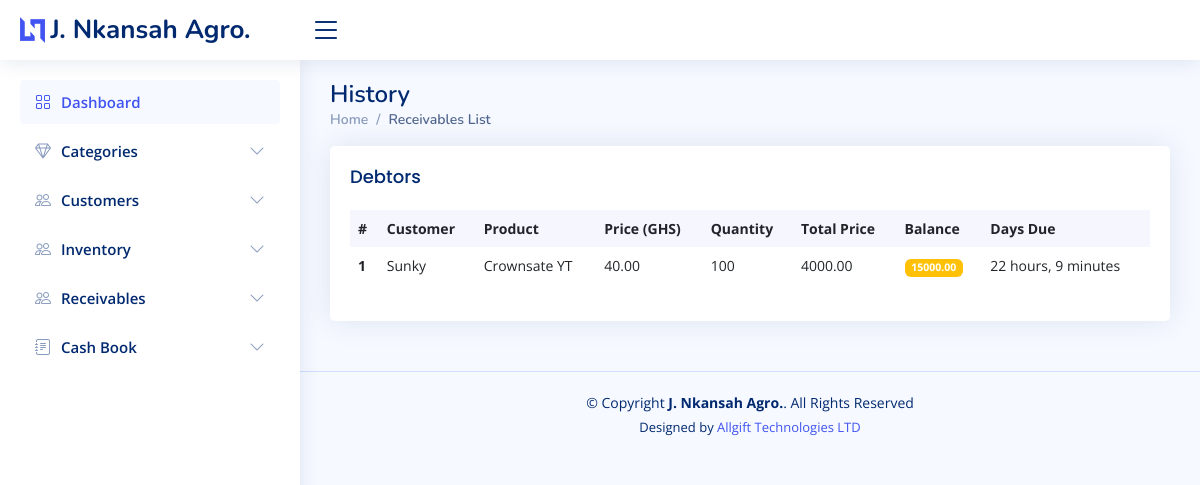
The app's page /inventory/list_receivables/, older data.
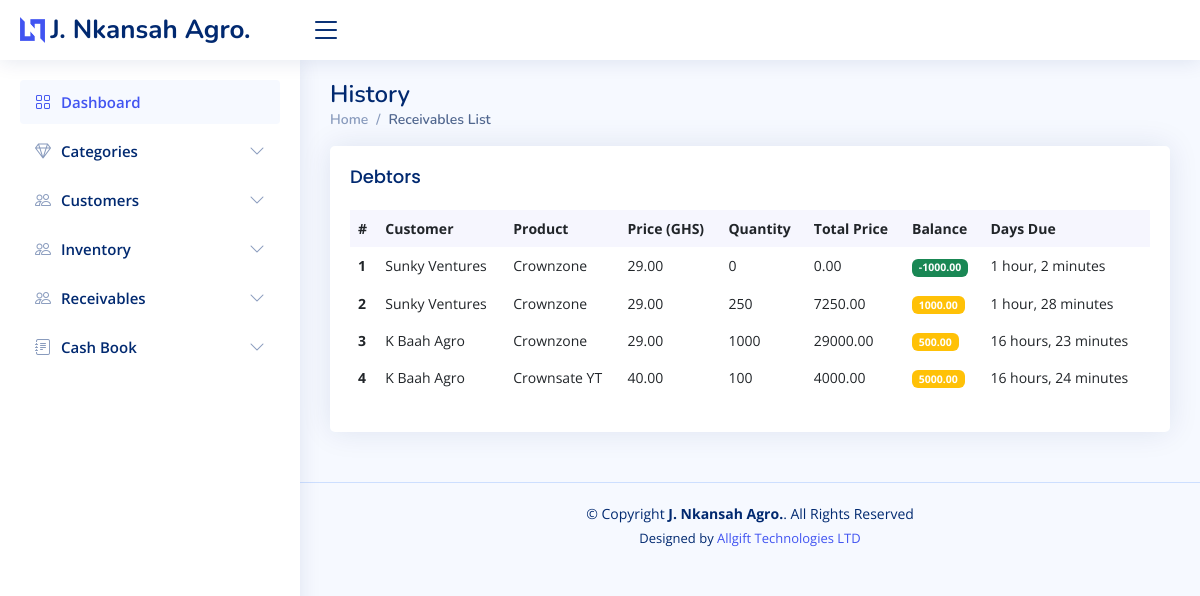
The same page, newer data.
### inventory/models.py (models this page shows, shortened)
class StockHistory(models.Model):
    category = models.ForeignKey(Category, on_delete=models.CASCADE, blank=True)
    item_name = models.CharField(max_length=50, blank=True, null=True)
    image = models.ImageField(default='product.png', upload_to='category_pics')
    receipt_no = models.CharField(max_length=50, blank=True, null=True)
    item_description = models.TextField(blank=True, null=True)
    quantity = models.IntegerField(default='0', blank=True, null=True)
    returned_quantity = models.IntegerField(default='0', blank=True, null=True)
    returned_by = models.ForeignKey(Customers, on_delete=models.DO_NOTHING, blank=True, null=True)
    unit_returned_price = models.DecimalField(max_digits=10, decimal_places=2, blank=True, null=True)
    total_returned_price = models.DecimalField(max_digits=10, decimal_places=2, blank=True, null=True)
    sale_quantity = models.IntegerField(default='0', blank=True, null=True)
    delivery_quantity = models.IntegerField(default='0', blank=True, null=True)
    yet_to_deliver = models.IntegerField(default='0', blank=True, null=True)
    waybill_number = models.CharField(max_length=50, blank=True, null=True)
    sale_by = models.CharField(max_length=50, blank=True, null=True)
    sale_to = models.ForeignKey(Customers, on_delete=models.DO_NOTHING, blank=True, null=True, related_name='history_sale_to')
    unit_sale_price = models.DecimalField(max_digits=10, decimal_places=2, blank=True, null=True)
    total_sale_price = models.DecimalField(max_digits=10, decimal_places=2, blank=True, null=True)
    payment_status = models.CharField(max_length=50, choices=Invoice_Choice, blank=True, null=True)
    balance = models.DecimalField(max_digits=10, decimal_places=2, default=0)
    created_on = models.DateTimeField(auto_now_add=True)
    last_updated = models.DateTimeField(auto_now=True)

class Customers(models.Model):
    name = models.CharField(max_length=50, blank=True, null=True)
    location = models.CharField(max_length=50, blank=True, null=True)
    contact_no = models.CharField(max_length=50, blank=True, null=True)
    category = models.CharField(max_length=50, choices=MARKET_CATEGORY, blank=True, null=True)
    country = models.CharField(max_length=50, blank=True, null=True)
    def __str__(self):
        return self.name

### inventory/views.py (the view)
# urls.py: path('list_receivables/', views.list_receivables, name='list_receivables'),
def list_receivables(request):
    debtors = StockHistory.objects.filter(balance__gt=0).order_by("-last_updated") | \
              StockHistory.objects.filter(balance__lt=0).order_by("-last_updated")
    context = {
        'debtors': debtors,
        'now':  datetime.datetime.now().astimezone()
    }
    return render(request, 'inventory/list_receivables.html', context)

### templates/inventory/list_receivables.html
{% extends 'inventory/base.html' %}
{% load humanize %}
{% load crispy_forms_tags %}
{% block content %}
     <div class="pagetitle">
      <h1>History</h1>
      <nav>
        <ol class="breadcrumb">
          <li class="breadcrumb-item"><a href="{% url 'home' %}">Home</a></li>
          <li class="breadcrumb-item active">Receivables List</li>
        </ol>
      </nav>
    </div>
     <section class="section dashboard">
        <div class="card recent-sales overflow-auto">
                <div class="card-body">
                  <h5 class="card-title">Debtors</h5>
                  <table class="table table-borderless table-hover datatable">
                    <thead>
                      <tr>
                        <th scope="col">#</th>
                        <th scope="col">Customer</th>
                        <th scope="col">Product</th>
                        <th scope="col">Price (GHS)</th>
                        <th scope="col">Quantity</th>
                        <th scope="col">Total Price</th>
                        <th scope="col">Balance</th>
                        <th scope="col">Days Due</th>
                      </tr>
                    </thead>
                    <tbody>
                    {% for item in debtors %}
                      <tr>
                        <th scope="row">{{forloop.counter}}</th>
                        <td>{{item.sale_to}}</td>
                        <td>{{item.item_name}}</td>
                        <td>{{item.unit_sale_price}}</td>
                        <td>{{item.sale_quantity}}</td>
                        <td>{{item.total_sale_price}}</td>
                        <td>
                            {% if item.balance > 0%}
                                <span class="badge bg-warning">{{item.balance}}</span>
                            {% else %}
                                <span class="badge bg-success">{{item.balance}}</span>
                            {% endif %}
                        </td>
                        <td>{{ now|timeuntil:item.created_on}}</td>
                      </tr>
                    {% endfor %}
                    </tbody>
                  </table>
                </div>
     </section>
{% endblock content %}

### templates/inventory/base.html (shortened to what this page needs)
{% load static %}
<!DOCTYPE html>
<html lang="en">
<head>
  <link href="{% static 'inventory/assets/vendor/bootstrap/css/bootstrap.min.css' %}" rel="stylesheet">
  <link href="{% static 'inventory/assets/vendor/bootstrap-icons/bootstrap-icons.css' %}" rel="stylesheet">
  <link href="{% static 'inventory/assets/vendor/boxicons/css/boxicons.min.css' %}" rel="stylesheet">
  <link href="{% static 'inventory/assets/vendor/quill/quill.snow.css' %}" rel="stylesheet">
  <link href="{% static 'inventory/assets/vendor/quill/quill.bubble.css' %}" rel="stylesheet">
  <link href="{% static 'inventory/assets/vendor/remixicon/remixicon.css' %}" rel="stylesheet">
  <link href="{% static 'inventory/assets/vendor/simple-datatables/style.css' %}" rel="stylesheet">
  <link href="{% static 'inventory/assets/css/style.css' %}" rel="stylesheet">
</head>
<body>
  <header id="header" class="header fixed-top d-flex align-items-center">
    <div class="d-flex align-items-center justify-content-between">
      <a href="{% url 'home' %}" class="logo d-flex align-items-center">
        <img src="{% static 'inventory/assets/img/logo.png' %}" alt="">
        <span class="d-none d-lg-block">J. Nkansah Agro.</span>
      </a>
      <i class="bi bi-list toggle-sidebar-btn"></i>
    </div>
  </header>
  <aside id="sidebar" class="sidebar">
    <ul class="sidebar-nav" id="sidebar-nav">
      <li class="nav-item">
        <a class="nav-link " href="{% url 'home' %}">
          <i class="bi bi-grid"></i>
          <span>Dashboard</span>
        </a>
      </li>
      <li class="nav-item">
        <a class="nav-link collapsed" data-bs-target="#icons-nav" data-bs-toggle="collapse" href="#">
          <i class="bi bi-gem"></i><span>Categories</span><i class="bi bi-chevron-down ms-auto"></i>
        </a>
      </li>
      <li class="nav-item">
        <a class="nav-link collapsed" data-bs-target="#icons-customers" data-bs-toggle="collapse" href="#">
          <i class="bi bi-people"></i><span>Customers</span><i class="bi bi-chevron-down ms-auto"></i>
        </a>
      </li>
      <li class="nav-item">
        <a class="nav-link collapsed" data-bs-target="#icons-inventory" data-bs-toggle="collapse" href="#">
          <i class="bi bi-people"></i><span>Inventory</span><i class="bi bi-chevron-down ms-auto"></i>
        </a>
      </li>
      <li class="nav-item">
        <a class="nav-link collapsed" data-bs-target="#icons-receivables" data-bs-toggle="collapse" href="#">
          <i class="bi bi-people"></i><span>Receivables</span><i class="bi bi-chevron-down ms-auto"></i>
        </a>
      </li>
      <li class="nav-item">
        <a class="nav-link collapsed" data-bs-target="#forms-nav" data-bs-toggle="collapse" href="#">
          <i class="bi bi-journal-text"></i><span>Cash Book</span><i class="bi bi-chevron-down ms-auto"></i>
        </a>
      </li>
    </ul>
  </aside>
  <main id="main" class="main">
      {% block content %}
      {% endblock content %}
  </main>
  <footer id="footer" class="footer">
    <div class="copyright">
      &copy; Copyright <strong><span>J. Nkansah Agro.</span></strong>. All Rights Reserved
    </div>
    <div class="credits">
      Designed by <a href="https://allgifttechnologies.com/">Allgift Technologies LTD</a>
    </div>
  </footer>
</body>
</html>

### static/inventory/assets/css/style.css (style rules this page uses)
:root { scroll-behavior: smooth; }
body { font-family: "Open Sans", sans-serif; background: #f6f9ff; color: #444444; }
a { color: #4154f1; text-decoration: none; }
h1, h2, h3, h4, h5, h6 { font-family: "Nunito", sans-serif; }
#main { margin-top: 60px; padding: 20px 30px; transition: all 0.3s; }
.pagetitle { margin-bottom: 10px; }
.pagetitle h1 { font-size: 24px; margin-bottom: 0; font-weight: 600; color: #012970; }
.card { margin-bottom: 30px; border: none; border-radius: 5px; box-shadow: 0px 0 30px rgba(1, 41, 112, 0.1); }
.card-title { padding: 20px 0 15px 0; font-size: 18px; font-weight: 500; color: #012970; font-family: "Poppins", sans-serif; }
.card-body { padding: 0 20px 20px 20px; }
.breadcrumb { font-size: 14px; font-family: "Nunito", sans-serif; color: #899bbd; font-weight: 600; }
.breadcrumb a { color: #899bbd; transition: 0.3s; }
.breadcrumb .breadcrumb-item::before { color: #899bbd; }
.breadcrumb .active { color: #51678f; font-weight: 600; }
.logo { line-height: 1; }
@media (min-width: 1200px) { .logo { width: 280px; } }
.logo img { max-height: 26px; margin-right: 6px; }
.logo span { font-size: 26px; font-weight: 700; color: #012970; font-family: "Nunito", sans-serif; }
.header { transition: all 0.5s; z-index: 997; height: 60px; box-shadow: 0px 2px 20px rgba(1, 41, 112, 0.1); background-color: #fff; padding-left: 20px; }
.header .toggle-sidebar-btn { font-size: 32px; padding-left: 10px; cursor: pointer; color: #012970; }
.sidebar { position: fixed; top: 60px; left: 0; bottom: 0; width: 300px; z-index: 996; transition: all 0.3s; padding: 20px; overflow-y: auto; scrollbar-width: thin; scrollbar-color: #aab7cf transparent; box-shadow: 0px 0px 20px rgba(1, 41, 112, 0.1); background-color: #fff; }
@media (min-width: 1200px) { #main, #footer { margin-left: 300px; } }
.sidebar-nav { padding: 0; margin: 0; list-style: none; }
.sidebar-nav li { padding: 0; margin: 0; list-style: none; }
.sidebar-nav .nav-item { margin-bottom: 5px; }
.sidebar-nav .nav-link { display: flex; align-items: center; font-size: 15px; font-weight: 600; color: #4154f1; transition: 0.3; background: #f6f9ff; padding: 10px 15px; border-radius: 4px; }
.sidebar-nav .nav-link i { font-size: 16px; margin-right: 10px; color: #4154f1; }
.sidebar-nav .nav-link.collapsed { color: #012970; background: #fff; }
.sidebar-nav .nav-link.collapsed i { color: #899bbd; }
.sidebar-nav .nav-link .bi-chevron-down { margin-right: 0; transition: transform 0.2s ease-in-out; }
.dashboard .recent-sales { font-size: 14px; }
.dashboard .recent-sales .table thead { background: #f6f6fe; }
.dashboard .recent-sales .table thead th { border: 0; }
.footer { padding: 20px 0; font-size: 14px; transition: all 0.3s; border-top: 1px solid #cddfff; }
.footer .copyright { text-align: center; color: #012970; }
.footer .credits { padding-top: 5px; text-align: center; font-size: 13px; color: #012970; }

Row changes from the older to the newer data that the page shows:
removed StockHistory: sale_to "Sunky", item_name "Crownsate YT", unit_sale_price "40.00", sale_quantity "100", total_sale_price "4000.00", balance "15000.00", created_on "22 hours, 9 minutes"
added StockHistory: sale_to "Sunky Ventures", item_name "Crownzone", unit_sale_price "29.00", sale_quantity "0", total_sale_price "0.00", balance "-1000.00", created_on "1 hour, 2 minutes"
added StockHistory: sale_to "Sunky Ventures", item_name "Crownzone", unit_sale_price "29.00", sale_quantity "250", total_sale_price "7250.00", balance "1000.00", created_on "1 hour, 28 minutes"
added StockHistory: sale_to "K Baah Agro", item_name "Crownzone", unit_sale_price "29.00", sale_quantity "1000", total_sale_price "29000.00", balance "500.00", created_on "16 hours, 23 minutes"
added StockHistory: sale_to "K Baah Agro", item_name "Crownsate YT", unit_sale_price "40.00", sale_quantity "100", total_sale_price "4000.00", balance "5000.00", created_on "16 hours, 24 minutes"
